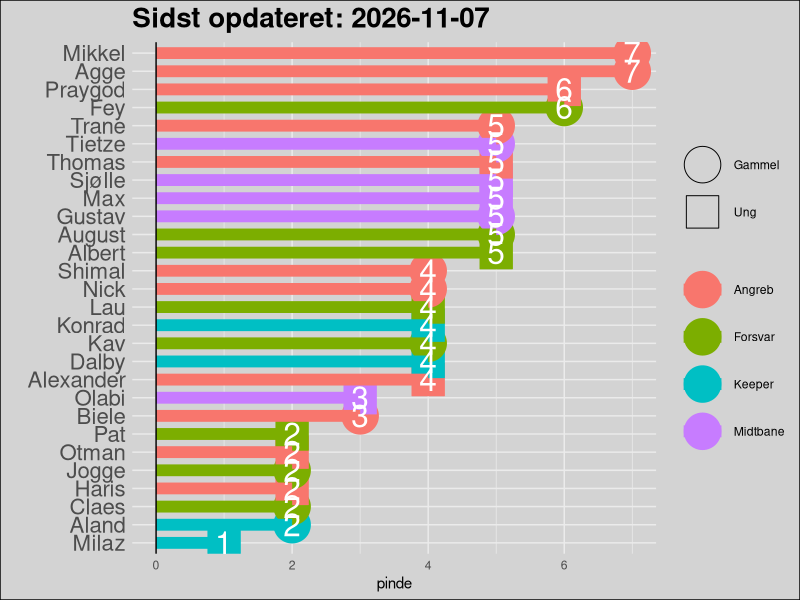
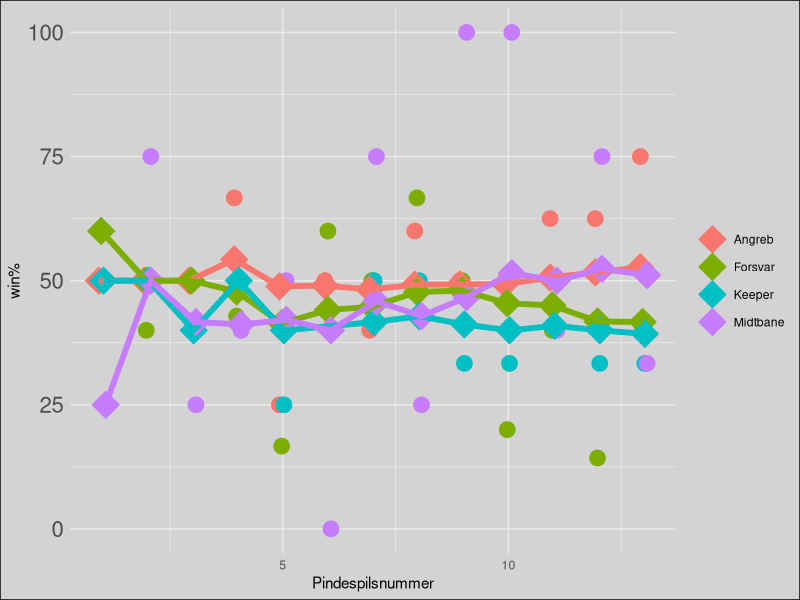
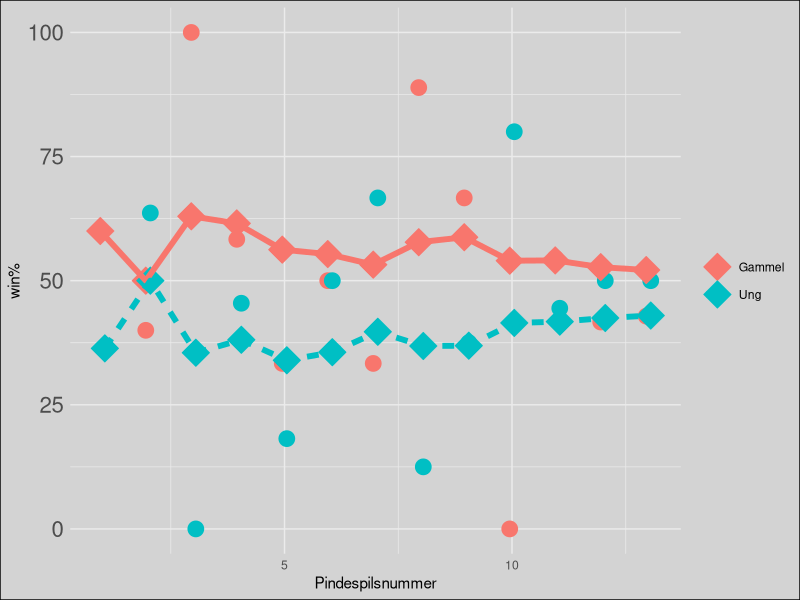
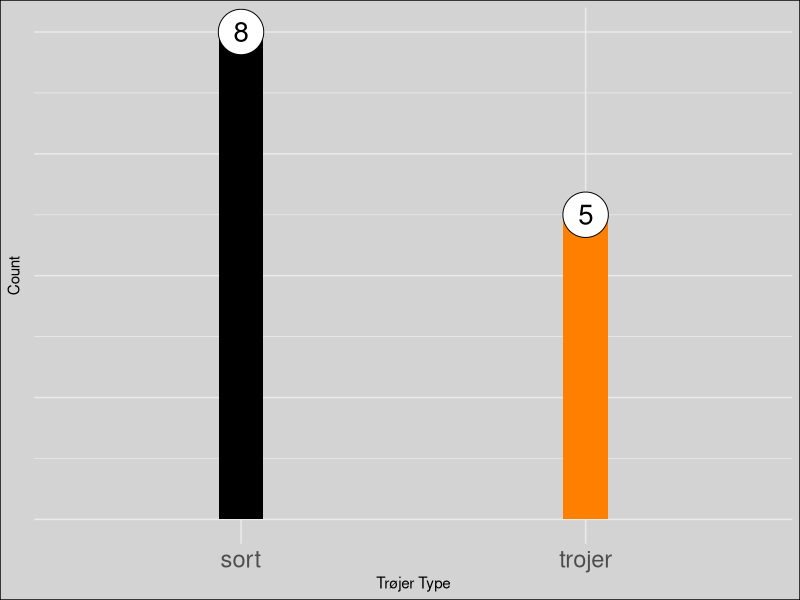
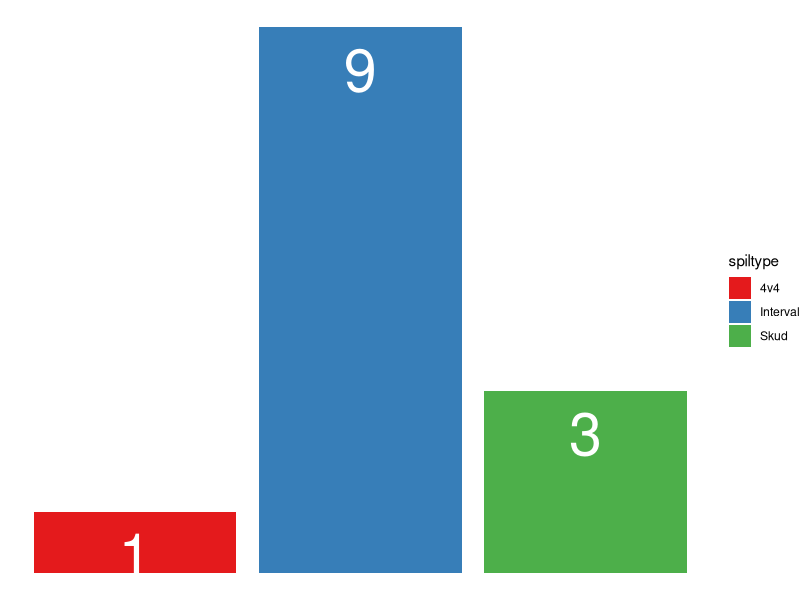

Generate these figures, in order, with R:
library(tidyr)
library(dplyr)
library(purrr)
library(ggplot2)
library(forcats)
library(knitr)

sti_billeder <- "C:/Users/augus/Desktop/pindespil/Jelly/pindespil1908.github.io/assets/img/"

opdateret <- Sys.Date()

data <- tribble(
  ~spiller, ~alder, ~position, 
  
  "Dalby",      "Ung",         "Keeper",
  "Aland",      "Gammel",      "Keeper",
  "KC",         "Gammel",      "Keeper",
  "Konrad",     "Ung",         "Keeper",
  "Milaz",      "Ung",         "Keeper",
  
  "Jogge",      "Gammel",      "Forsvar",
  "Kav",        "Gammel",      "Forsvar",
  "Claes",      "Gammel",      "Forsvar",
  "Lau",        "Ung",         "Forsvar",
  "Fey",        "Gammel",      "Forsvar",
  "August",     "Gammel",      "Forsvar",
  "Pat",        "Ung",         "Forsvar",
  "Albert",     "Ung",         "Forsvar",
  
  "Gustav",     "Gammel",      "Midtbane",
  "Max",        "Ung",         "Midtbane",
  "Tietze",     "Gammel",      "Midtbane",
  "Sjølle",     "Ung",         "Midtbane",
  "Olabi",      "Ung",         "Midtbane",
  
  "Praygod",    "Ung",         "Angreb",
  "Otman",      "Ung",         "Angreb",
  "Thomas",     "Ung",         "Angreb",
  "Alexander",  "Ung",         "Angreb",
  "Nick",       "Gammel",      "Angreb",
  "Haris",      "Ung",         "Angreb",
  "Agge",       "Gammel",      "Angreb",
  "Shimal",     "Gammel",      "Angreb",
  "Biele",      "Gammel",      "Angreb",
  "Mikkel",     "Gammel",      "Angreb",
  "Trane",      "Gammel",      "Angreb"
)

pinde <- tribble(
  ~id, ~dato, ~spiltype, ~trøjer, ~joker, 
  ~vindere, 
  ~tabere,
  
  1, "2025-01-21", "Interval", 1, 0, 
  c("August", "Pat", "Nick", "Mikkel", "Biele", "Max", "Aland", "Thomas", "Trane", "Albert", NA),
  c("Lau", "Fey", "Gustav", "Sjølle", "Alexander", "Agge", "Shimal", "Praygod", "Otman", "Olabi", "Dalby"),
  
  2, "2025-01-21", "Skud", 0, 0, 
  c("Lau", "Fey", "Gustav", "Sjølle", "Alexander", "Agge", "Shimal", "Praygod", "Otman", "Olabi", "Dalby"),
  c("August", "Pat", "Nick", "Mikkel", "Biele", "Max", "Aland", "Thomas", "Trane", "Albert", NA),
  
  3, "2025-01-23", "Interval", 0, 0, 
  c("August", "Fey", "Shimal", "Nick", "Tietze", "Claes", "Mikkel", NA, NA),
  c("Lau", "Pat", "Albert", "Max", "Sjølle", "Olabi", "Praygod", "Otman", "Thomas"),
  
  4, "2025-01-28", "Interval", 0, 0,
  c("Gustav", "Aland", "Sjølle", "Otman", "Biele", "Albert", "Mikkel", "Lau", "Shimal", "Agge", "Fey", "Thomas"),
  c("August", "Dalby", "Trane", "Max", "Olabi", "Praygod", "Tietze", "Jogge", "Pat", "Alexander", "Claes", NA),
  
  5, "2025-02-03", "4v4", 1,0,
  c("August", "Dalby", "Nick", "Olabi", "Trane", NA, NA, NA, NA, NA, NA, NA, NA, NA, NA),
  c("Aland", "KC", "Konrad", "Haris", "Sjølle", "Lau", "Pat", "Mikkel", "Shimal", "Alexander", "Thomas", "Claes", "Kav", "Praygod", "Albert"),
  
  6, "2025-02-04", "Interval", 1, 0,
  c("Lau", "Kav", "Mikkel", "Praygod", "Trane", "Alexander", "Fey"),
  c("August", "Thomas", "Nick", "Jogge", "Max", "Agge", "Haris"),
  
  7, "2025-02-17", "Interval", 1, 1,
  c("Sjølle", "Max", "Albert", "Haris", "Praygod", "Kav", "Konrad", "Gustav"),
  c("August", "Lau", "Nick", "Mikkel", "Trane", "Olabi", "Dalby", NA),
  
  8, "2025-02-18", "Interval", 0, 0,
  c("August", "Fey", "Mikkel", "Trane", "Milaz", "Kav", "Agge", "Jogge", "Tietze"),
  c("Lau", "Haris", "Praygod", "Albert", "Gustav", "Olabi", "Konrad", "Max", NA),
  
  9, "2025-02-20", "Skud", 0, 0,
  c( "Gustav", "Trane", "Claes", "Fey", "Tietze", "Pat", "Thomas", "Agge", "Konrad"),
  c("August", "Lau", "Praygod", "Albert", "Mikkel", "Alexander",  "Dalby", "Aland", NA),
  
  10, "2025-02-24", "Skud", 1, 0,
  c("Lau", "Max", "Olabi", "Sjølle", "Konrad", "Praygod", "Thomas", "Alexander",NA),
  c("August", "Trane", "Albert", "Shimal", "Kav", "Claes", "Dalby", "Aland", "Mikkel"),
  
  11, "2025-02-25", "Interval", 0, 0,
  c("Kav", "Agge", "Shimal", "Albert", "Mikkel", "Tietze", "Alexander", "Max", "Agge", "Dalby"),
  c("August" ,"Trane", "Fey", "Gustav", "Lau" ,"Thomas" ,"Olabi", "Sjølle" ,"Praygod", "Aland"),
  
  12, "2025-02-27", "Interval", 0, 0,
  c("Dalby", "Jogge", "Gustav", "Tietze", "Sjølle", "Praygod", "Thomas", "Haris", "Agge", "Mikkel", NA, NA),
  c("Aland", "Konrad", "Kav", "Claes", "Lau", "Fey", "August", "Albert", "Olabi", "Alexander", "Shimal", "Trane"),
  
  13, "2025-03-06", "Interval", 0, 0,
  c("August", "Nick", "Biele", "Albert", "Max", "Praygod", "Konrad",NA),
  c("Sjølle", "Lau", "Pat", "Shimal", "Tietze", "Fey", "Dalby", "Aland")
  
  
)

###
# HUSK AT OPDATERE PLOTS.RMD OGSÅ!
##



funktion <- function(input) {
  pinde <- pinde %>% 
    unnest(cols = c(vindere, tabere)) %>% 
    mutate(dato = as.Date(dato, tryFormats = c("%Y-%m-%d")))
  
  forkert <- c(setdiff(pinde$tabere, data$spiller), setdiff(pinde$vindere, data$spiller)) %>% na.omit
  
  if (length(forkert) > 0) {
    stop("idiot")
  } else {
    message("godt")
  }
  pinde
}

pinde <- funktion(pinde)

png(filename = paste0(sti_billeder, "pinde_spiller.png"), width = 1000, height = 1200)
pinde %>% 
  filter(!is.na(vindere)) %>% 
  group_by(vindere) %>% 
  summarise(pinde = n()) %>% 
  left_join(data, by = c("vindere"="spiller")) %>% 
  arrange(desc(pinde)) %>% 
  ggplot(aes(fct_reorder(vindere, pinde), pinde))+ 
  geom_point(aes(shape = alder, fill = position, color=position), size =12)+
  geom_segment(aes(x = fct_reorder(vindere, pinde), xend = fct_reorder(vindere, pinde),
                   y = 0, yend = pinde, color = position),
               lwd = 4) +
  geom_text(aes(label = pinde), color = "white", size = 8) +
  scale_shape_manual(values = c(21, 22), name = " ") +
  geom_hline(yintercept = 0) +
  coord_flip() +  
  theme_minimal() + 
  scale_x_discrete(name = "")+
  #scale_y_continuous(breaks = seq(0,2))+
  theme(legend.title = element_blank(),
        axis.text.y = element_text(size = 16),
        plot.subtitle = element_text(size = 20, face = "bold")) +  # Increase subtitle size
  labs(subtitle= paste0("Sidst opdateret: ", opdateret)) + 
  theme(plot.background = element_rect(fill = 'lightgrey', colour = 'black'))
dev.off()

# posistions graf
png(filename = paste0(sti_billeder, "position_graf.png"), width = 1200, height = 1000)
pinde %>%
  pivot_longer(cols = c(vindere, tabere),
               names_to = "source",  # A temporary column for identifying col1/col2
               values_to = "spiller") %>%
  mutate(pind = ifelse(source == "vindere", "sejre", "tabte")) %>%  # Assign 1 if from col1, 0 if from col2
  select(-source)  %>%
  left_join(data, by = c("spiller"="spiller")) %>%
  filter(!is.na(spiller)) %>%
  group_by(id, position, pind) %>%
  summarise(vundne = n()) %>%
  rbind(data.frame(id = c(3, 3),
                   position = c("Keeper", "Keeper"),
                   pind = c("sejre", "tabte"),
                   vundne = c(1,1))) %>%
  pivot_wider(names_from = pind,
              values_from = vundne, values_fill = list(vundne = 0)) %>%
  mutate(gennemsnit = sejre/(tabte+sejre)*100) %>%
  ungroup() %>%
  group_by(position) %>%
  mutate(gnm = cumsum(sejre)/(cumsum(tabte)+cumsum(sejre))*100) %>%
  ungroup() %>%
  arrange(as.numeric(id), position) %>%
  ggplot(aes(id, gennemsnit, color = position, fill = position)) +
  geom_point(size = 5, position = position_dodge(width = 0.2)) +
  geom_point(aes(y = gnm, group = position), shape = 23, size = 7, na.rm = TRUE, position = position_dodge(width = 0.2)) +
  geom_line(aes(y = gnm, group = position),size = 2, na.rm = TRUE, position = position_dodge(width = 0.2)) +
  theme_minimal()+
 # scale_x_continuous(breaks = c(1,2,3)) +
  labs(
    x = "Pindespilsnummer",  # Custom x-axis label
    y = "win%"  # Custom plot title
  ) +
  theme(legend.title = element_blank(),
        axis.text.y = element_text(size = 16))+ theme(plot.background = element_rect(fill = 'lightgrey', colour = 'black'))


#+
  # geom_segment(aes(
  #   x = dodge,  # Adjust x to align with dodge
  #   xend = dodge,  # Adjust xend to align with dodge
  #   y = gennemsnit,
  #   yend = gnm,
  #   group = position),
  #   arrow = arrow(length = unit(0.15, "cm")),
  #   size= 0.3,
  #   data = ~.x %>% filter(abs(gennemsnit - gnm) > 5), # Add a threshold for arrow drawing
  #   position = position_dodge(width = 0.2),
  #   na.rm = TRUE)
dev.off()


# ggplot(aes(x = as.numeric(pindespil_id), y = gennemsnit, color = position)) +
#   geom_point(size = 3, position = position_dodge(width = 0.2)) +
#   geom_point(aes(y = gnm, group = position), shape = 0, size = 0, na.rm = TRUE, position = position_dodge(width = 0.2)) +
#   geom_smooth(aes(y = gnm, group = position, fill = position), method = "loess", se = F, na.rm = TRUE,
#               alpha = 0.2, position = position_dodge(width = 0.2)) +
#   theme_minimal() + theme(legend.position = "bottom")
# #
# test2 %>% 
#   filter(!is.na(position)) %>% 
#   group_by(pindespil_id, position, udfald) %>%
#   summarise(vundne = n(), .groups = "drop") %>%
#   rbind(data.frame(pindespil_id = c("8", "8"), 
#                    position = c("keeper", "keeper"), 
#                    udfald = c("tabende_hold", "vindende_hold"),
#                    vundne = c(0,0))) %>%
#   pivot_wider(names_from = udfald,
#               values_from = vundne, values_fill = list(vundne = 0)) %>% 
#   mutate(gennemsnit = vindende_hold/(tabende_hold+vindende_hold)*100) %>% 
#   ungroup() %>%
#   group_by(position) %>% 
#   mutate(gnm = cumsum(vindende_hold)/(cumsum(tabende_hold)+cumsum(vindende_hold))*100) %>% 
#   ungroup() %>% 
#   arrange(as.numeric(pindespil_id))
png(filename = paste0(sti_billeder, "alder_rank.png"), width = 1200, height = 1000)
pinde %>%
  pivot_longer(cols = c(vindere, tabere),
               names_to = "source",  # A temporary column for identifying col1/col2
               values_to = "spiller") %>%
  mutate(pind = ifelse(source == "vindere", "sejre", "tabte")) %>%  # Assign 1 if from col1, 0 if from col2
  select(-source)  %>%
  left_join(data, by = c("spiller"="spiller")) %>%
  filter(!is.na(spiller)) %>%
  group_by(id, alder, pind) %>%
  summarise(vundne = n()) %>%
  # rbind(data.frame(id = c(3, 3),
  #                  position = c("Keeper", "Keeper"),
  #                  pind = c("sejre", "tabte"),
  #                  vundne = c(1,1))) %>%
  pivot_wider(names_from = pind,
              values_from = vundne, values_fill = list(vundne = 0)) %>%
  mutate(gennemsnit = sejre/(tabte+sejre)*100) %>%
  ungroup() %>%
  group_by(alder) %>%
  mutate(gnm = cumsum(sejre)/(cumsum(tabte)+cumsum(sejre))*100) %>%
  ungroup() %>%
  arrange(as.numeric(id), alder) %>%
  ggplot(aes(id, gennemsnit, color = alder, fill = alder)) +
  geom_point(size = 5, position = position_dodge(width = 0.2)) +
  geom_point(aes(y = gnm, group = alder), shape = 23, size = 7, na.rm = TRUE, position = position_dodge(width = 0.2)) +
  geom_line(aes(y = gnm, group = alder, linetype = alder),size = 2, na.rm = TRUE, position = position_dodge(width = 0.2)) +
  theme_minimal()+
  # scale_x_continuous(breaks = c(1,2,3)) +
  labs(
    x = "Pindespilsnummer",  # Custom x-axis label
    y = "win%"  # Custom plot title
  ) +
  theme(legend.title = element_blank(),
        axis.text.y = element_text(size = 16))+ theme(plot.background = element_rect(fill = 'lightgrey', colour = 'black'))
dev.off()



##


png(filename = paste0(sti_billeder, "trojer_vandt.png"), width = 1000, height = 1200)
pinde %>% 
  mutate(trøjer_sejr = case_when(trøjer == 1 ~ "trojer",
                                 trøjer != 1 ~ "sort")) %>% 
  group_by(id) %>% 
  select(trøjer_sejr) %>% 
  distinct() %>%
  ungroup() %>% 
  ggplot(aes(x = trøjer_sejr)) + 
  geom_bar(width = 0.13, fill = c("black", "darkorange1")) +  # Narrower bars with color
  geom_point(stat = "count", aes(y = after_stat(count)), size = 15, shape = 21, fill = "white") +  # Circles at the top
  geom_text(stat = "count", aes(y = after_stat(count), label = after_stat(count)), vjust = 0.5, size = 7) +  # Labels above circles
  labs(x = "Trøjer Type", y = "Count") +
  theme_minimal() +
  theme(legend.title = element_blank(),
        axis.text.y = element_text(size = 0.01),
        axis.text.x = element_text(size = 17))+ 
  theme(plot.background = element_rect(fill = 'lightgrey', colour = 'black'))
dev.off()

# SPILTYPE
png(filename = paste0(sti_billeder, "spil_typer.png"), width = 1000, height = 800)
pinde %>%
  distinct(id, spiltype) %>%
  count(spiltype) %>% 
  ggplot(aes(x = spiltype, y = n, fill = spiltype)) +
  geom_bar(stat = "identity") +
  geom_text(aes(label = n), vjust = 1.5, colour = "white", size = 15)+
  scale_fill_brewer(palette = "Set1") + 
  theme_void()
dev.off()

